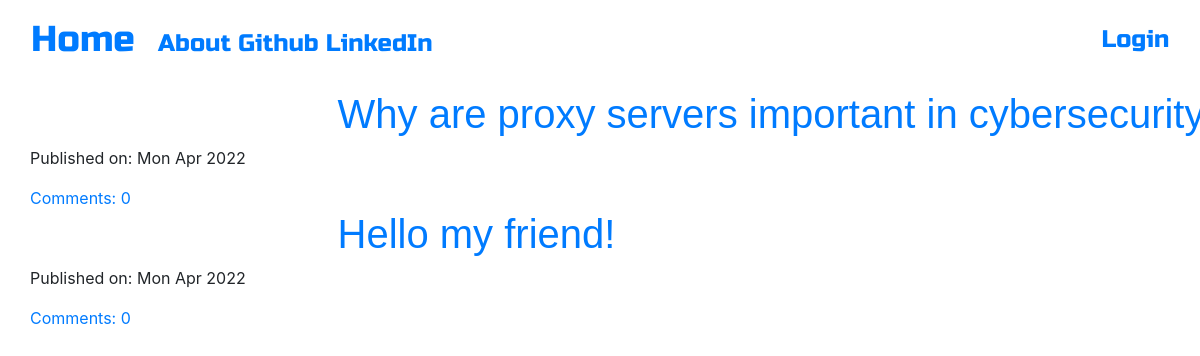
The page / on the database its author committed.
### blog/models.py (models this page shows, shortened)
class Post(models.Model):
	author = models.ForeignKey('auth.User', on_delete=models.CASCADE)
	title = models.CharField(max_length=200)
	text = models.TextField()
	create_date = models.DateTimeField(default=timezone.now)
	published_date = models.DateTimeField(blank=False, null=False)
	def approve_comments(self):
		return self.comments.filter(approved_comment=True)

### blog/views.py (the view)
# urls.py: path('', views.PostListView.as_view(), name='post_list'),
class PostListView(ListView):
	model = Post
	def get_queryset(self):
		return Post.objects.filter(published_date__lte=timezone.now()).order_by('-published_date')

### blog/templates/blog/post_list.html
{% extends 'blog/base.html' %}
{% block content %}
<div class="centerstage">
	{% for post in post_list %}
		<div class="post">
			<h1><a href="{% url 'post_detail' pk=post.pk %}">{{post.title}}</a></h1>
			<div class="date">
				<p>Published on: {{post.published_date|date:"D M Y"}}</p>
			</div>
			<a href="{% url 'post_detail' pk=post.pk %}">Comments: {{post.approve_comments.count}}</a>
		</div>
	{% endfor %}
</div>
{% endblock %}

### blog/static/css/blog.css (style rules this page uses)
.centerstage { margin-left: auto; margin-right: auto; }
h1 { font-family: Oak,sans-serif; color: rgba(0,0,0,0.7); position:relative; top:calc(50% - 80px); left:calc(50% - 130px); }
.loader { position: relative; left:0; right:0; top:0; bottom:0; filter:hue-rotate(0deg); color:linear-gradient(45deg,#0f8,#08f); animation:hue 10000ms infinite linear; }

### rows shown on the page
Post: title "Why are proxy servers important in…", published_date "Mon Apr 2022", approve_comments.count "0"
Post: title "Hello my friend!", published_date "Mon Apr 2022", approve_comments.count "0"
